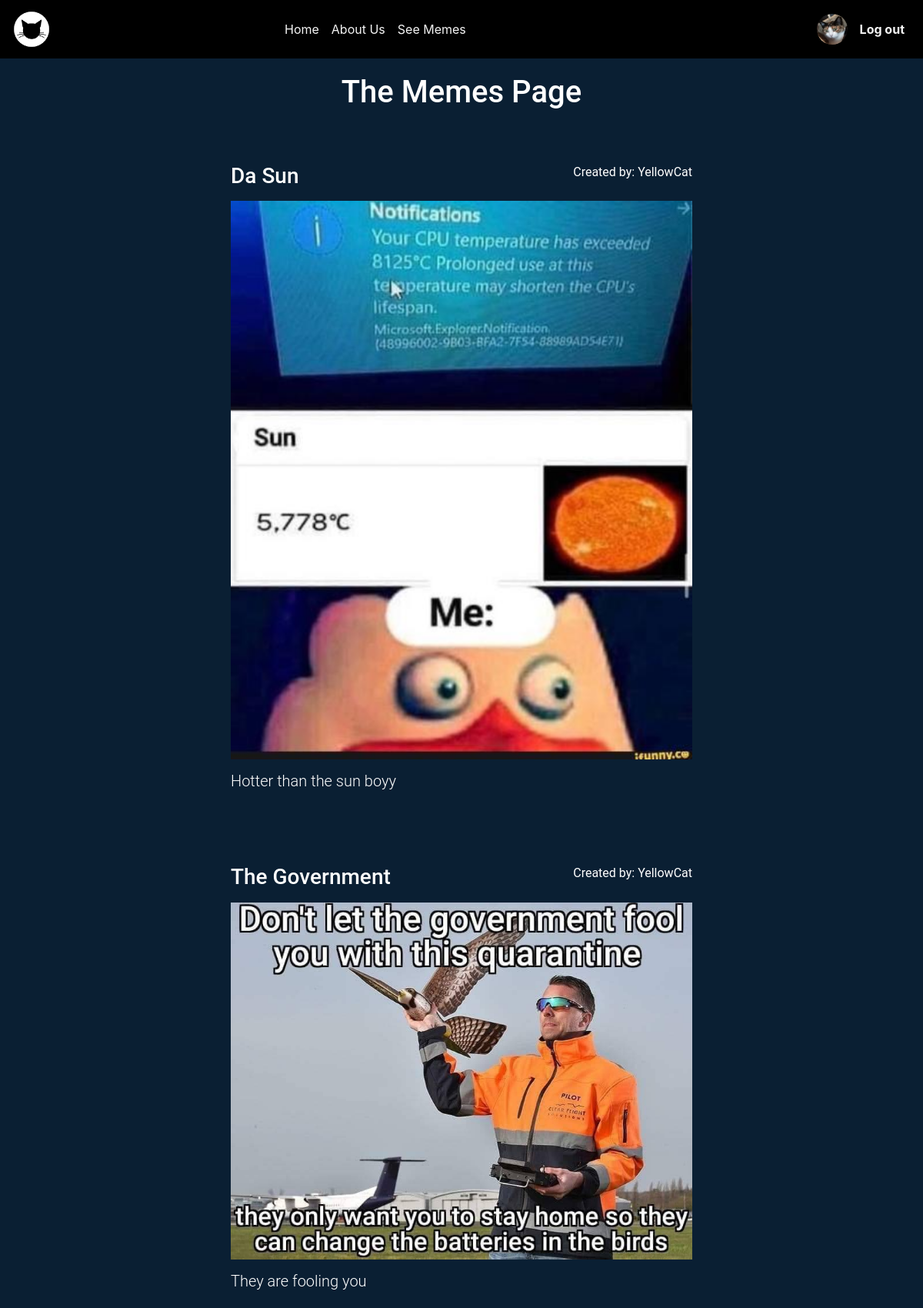
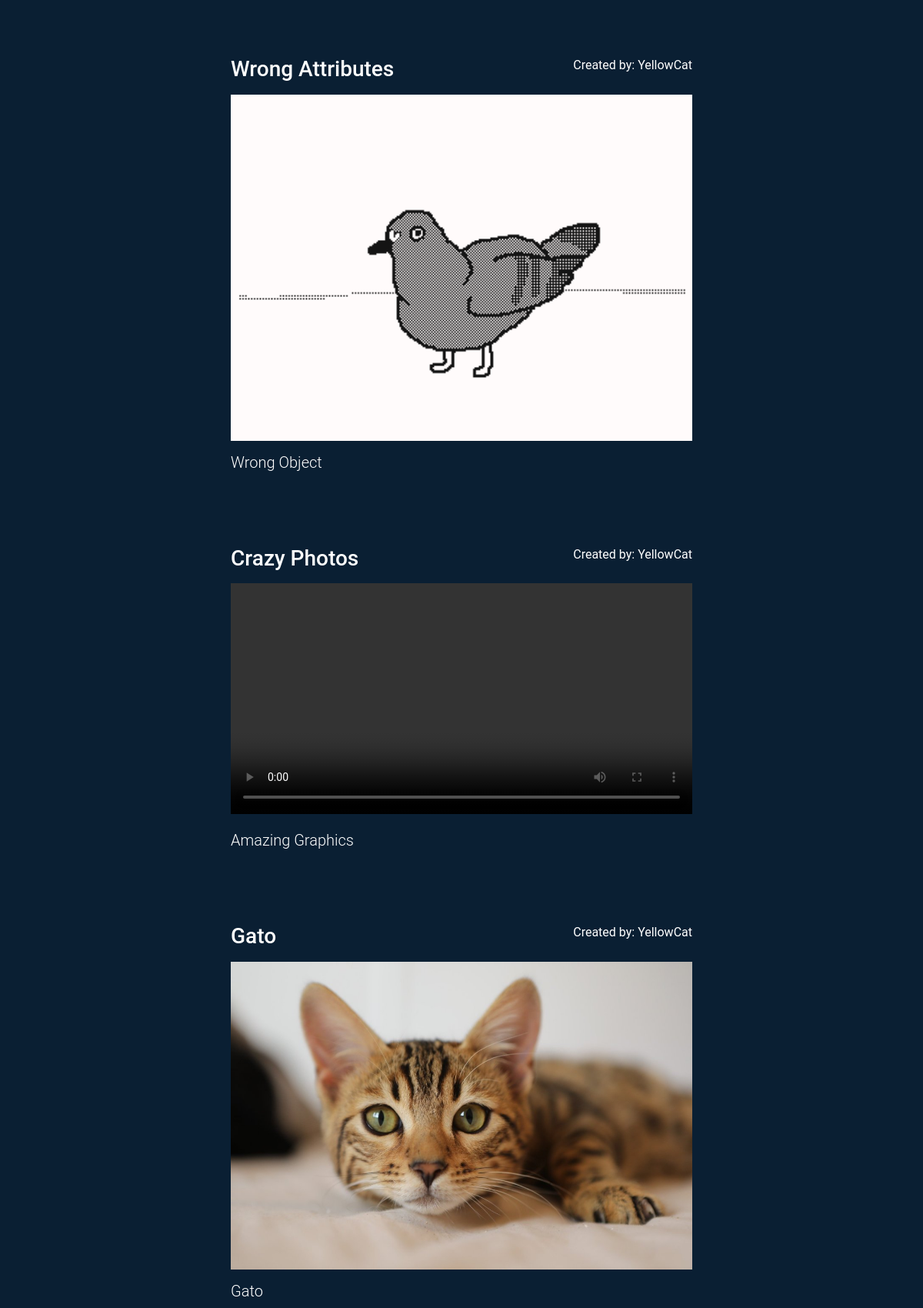
The page /MemePage/see_memes.php (signed in, upper part) on the database its author committed (2 pictures, top to bottom).
### tables this page shows
CREATE TABLE `profile` (
  `id` int(11) NOT NULL,
  `userid` int(11) NOT NULL,
  `userUid` varchar(128) NOT NULL,
  `status` int(11) NOT NULL
);

CREATE TABLE `memes` (
  `id_meme` int(11) NOT NULL,
  `date_meme` date NOT NULL,
  `time_meme` int(11) NOT NULL,
  `title_meme` varchar(200) NOT NULL,
  `pub_meme` varchar(200) NOT NULL,
  `desc_meme` varchar(200) DEFAULT NULL,
  `user_meme` varchar(200) NOT NULL,
  `type_meme` int(11) NOT NULL
);

### MemePage/see_memes.php (the view, shortened to what this page needs)
<!DOCTYPE html>
<html lang="en">
<head>
    <link rel="stylesheet" href="./css/style.css" />
    <link rel="stylesheet" href="https://maxcdn.bootstrapcdn.com/bootstrap/4.5.2/css/bootstrap.min.css">
    <link rel="stylesheet" href="https://cdnjs.cloudflare.com/ajax/libs/font-awesome/4.7.0/css/font-awesome.min.css">
</head>
<body>
    <?php include 'header.php'; ?>
    <div class="container">
        <div class=" mb-5" style="background-color: #0A1F33;">
            <h1 class="h1 mb-5 text-white">The Memes Page</h1>
            <?php
            if ($_SESSION['useruid']) :
                $sql = "SELECT `title_meme`, `pub_meme`, `desc_meme`, `user_meme`, `type_meme` FROM `memes`";
                $state = mysqli_query($conn, $sql);
                while ($row = mysqli_fetch_assoc($state)) :
                    if ($row['type_meme'] == 1) :
            ?>
                        <div class="container" style="width: min-content;">
                            <div class="float-left">
                                <h3 class="h3 mb-3 text-white"><?php echo $row['title_meme'] ?></h3>
                            </div>
                            <div class="float-right mb-0">
                                <p class="text-white" style="text-align: right;">Created by: <?php echo $row['user_meme'] ?></p>
                            </div>
                            <center>
                                <video controls width="600px">
                                    <source src="<?php echo $row['pub_meme'] ?>" type="video/mp4">
                                </video>
                            </center>
                            <p class="lead mt-3 mb-5 text-white"><?php echo $row['desc_meme'] ?></p>
                        </div>
                        <br><br>
                    <?php
                    endif;
                    if ($row['type_meme'] == 0) :
                    ?>
                        <div class="container mb-5" style="width: min-content;">
                            <div class="float-left">
                                <h3 class="h3 mb-3 text-white"><?php echo $row['title_meme'] ?></h3>
                            </div>
                            <div class="float-right mb-0">
                                <p class="text-white" style="text-align: right;">Created by: <?php echo $row['user_meme'] ?></p>
                            </div>
                            <center>
                                <img class="img-responsive" src="<?php echo $row['pub_meme'] ?>" alt="image meme" width="600px">
                            </center>
                            <p class="lead mt-3 mb-5 text-white"><?php echo $row['desc_meme'] ?></p>
                        </div>
                        <br><br>
            <?php
                    endif;
                endwhile;
            endif;
            ?>
        </div>
</body>
</html>

### MemePage/header.php (shortened to what this page needs)
<?php
require 'includes/dbh.inc.php';
  require 'includes/functions.inc.php';
?>
<nav class="navbar navbar-expand-md justify-content-between" id="topo">
  <a class="navbar-brand" href="./index.php">
    <img class="img-responsive" src="./web_images/favicon.png" width="15%">
  </a>
  <div class="collapse navbar-collapse" id="collapsibleNavbar">
    <ul class="navbar-nav">
      <li class="nav-item">
        <a class="nav-link" href="index.php">Home</a>
      </li>
      <li class="nav-item">
        <a class="nav-link" href="about_us.php">About Us</a>
      </li>
      <?php if (isset($_SESSION["useruid"])) : ?>
        <li class="nav-item">
          <a class="nav-link" href="see_memes.php">See Memes</a>
        </li>
      <?php endif; ?>
    </ul>
    <?php
    if (isset($_SESSION["useruid"])) : ?>
      <ul class="navbar-nav my-2 my-lg-0 ml-auto">
        <li class="nav-item">
          <a class="nav-link" href='profile.php'>
            <?php profileDisplaySmall($conn); ?>
          </a>
        </li>
        <li class="nav-item">
          <a class="nav-link mt-2" href='includes/logout.inc.php'><b>Log out</b></a>
        </li>
      </ul>
    <?php endif; ?>
  </div>
</nav

### MemePage/includes/functions.inc.php (shortened to what this page needs)
<?php
  function profileDisplaySmall($conn) {
    $userId = $_SESSION["userid"];
    $sql = "SELECT * FROM users WHERE usersId='$userId'";
    $result = mysqli_query($conn, $sql);
    if (mysqli_num_rows($result) > 0) {
      while ($row = mysqli_fetch_assoc($result)) {
        $id = $row['usersId'];
        $sqlImg = "SELECT * FROM profile WHERE userid = '$id'";
        $resultImg = mysqli_query($conn, $sqlImg);
        while ($rowImg = mysqli_fetch_assoc($resultImg)) {
            if ($rowImg['status'] == 0) {
              echo "<img class='rounded-circle' src='profileimages/profile".$id.".jpg?'".mt_rand()." width='40' height='40'>";
            } else {
              echo "<img class='rounded-circle' src='default/profiledefault.jpg' width='40' height='40'>";
            }
        }
      }
    }
  }

### MemePage/css/style.css (style rules this page uses)
* { margin: 0; padding: 0; }
#topo { background-color: black; }
#topo .navbar-brand { color: whitesmoke; }
#topo ul li a { color: whitesmoke; }
h1, h2, h3, h4, h5, h6, p { font-family: "Roboto", sans-serif; color: #111; line-height: 24px; }
h1 { font-weight: 600; font-size: 32px; padding: 20px 0; text-align: center; }

### rows shown on the page
profile: status 0 (drawn)
memes: title_meme "Da Sun", user_meme "YellowCat", pub_meme (picture), desc_meme "Hotter than the sun boyy"
memes: title_meme "The Government", user_meme "YellowCat", pub_meme (picture), desc_meme "They are fooling you"
memes: title_meme "Wrong Attributes", user_meme "YellowCat", pub_meme (picture), desc_meme "Wrong Object"
memes: title_meme "Crazy Photos", user_meme "YellowCat", desc_meme "Amazing Graphics"
memes: title_meme "Gato", user_meme "YellowCat", pub_meme (picture), desc_meme "Gato"
